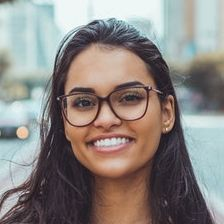
#> input picture content/lecture11/assets/face.jpg, 224 x 224 px
$ jupyter execute --allow-errors code.ipynb   (shell and % lines are left out)
#> lines starting #> are read from the running program, lines starting #| are printed output that depends on the picture
<a href="/assets/lecture09_code.ipynb" class="link-button">Download</a>
<a href="https://colab.research.google.com/github/technion046195/technion046195/blob/master/content/lecture11/code.ipynb" target="_blank">

</a>

<center><h1>
הרצאה 11 - CNN
</h1></center>

## Setup

[cell 1]
## Importing packages
import os # A build in package for interacting with the OS. For example to create a folder.
import numpy as np  # Numerical package (mainly multi-dimensional arrays and linear algebra)
import pandas as pd  # A package for working with data frames
import matplotlib.pyplot as plt  # A plotting package
import imageio  # A package to read and write image (is used here to save gif images)
import tabulate  # A package from pretty printing tables
from graphviz import Digraph  # A package for plothing graphs (of nodes and edges)

## Setup matplotlib to output figures into the notebook
## - To make the figures interactive (zoomable, tooltip, etc.) use ""%matplotlib notebook" instead

## Setting some nice matplotlib defaults
plt.rcParams['figure.figsize'] = (4.5, 4.5)  # Set default plot's sizes
plt.rcParams['figure.dpi'] = 120  # Set default plot's dpi (increase fonts' size)
plt.rcParams['axes.grid'] = True  # Show grid by default in figures

## Auxiliary function for prining equations, pandas tables and images in cells output
from IPython.core.display import display, HTML, Latex, Markdown

## Create output folder
if not os.path.isdir('./output'):
    os.mkdir('./output')

[cell 2]
img = imageio.imread('./assets/face.jpg')
#> img is the input picture: shape (224, 224, 3); mean R, G, B 140, 133.8, 130.1

#> (the rest of this cell did not finish here and is left out)

[cell 3]
from skimage import color
img_gray = color.rgb2gray(img)
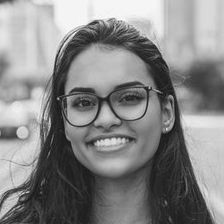
#> img_gray: shape (224, 224) float64; min 0.0627, max 0.994, mean 0.529

#> (the rest of this cell did not finish here and is left out)

[cell 4]
from scipy import signal

[cell 5]
h1 = np.array([[-1, 2, -1], [-1, 2, -1], [-1, 2, -1]])
h2 = np.array([[-1, -1, -1], [2, 2, 2], [-1, -1, -1]])
h3 = np.array([[-0.2, 0.25, 0.25], [-0.2, 0.25, 0.25], [-0.2, -0.2, -0.2]])
h4 = np.array([[1, -2, 1], [-2, 4, -2], [1, -2, 1]])

ch1 = np.maximum(signal.convolve2d(img_gray, h1, mode='valid'), 0)
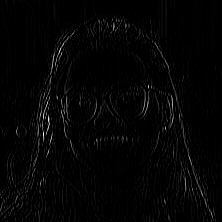
#> ch1: shape (222, 222) float64; min 0, max 2.01, mean 0.0399; drawn with min black and max white
ch2 = np.maximum(signal.convolve2d(img_gray, h2, mode='valid'), 0)
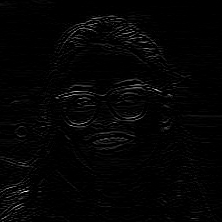
#> ch2: shape (222, 222) float64; min 0, max 1.81, mean 0.0315; drawn with min black and max white
ch3 = np.maximum(signal.convolve2d(img_gray, h3, mode='valid'), 0)
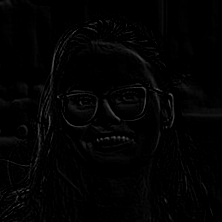
#> ch3: shape (222, 222) float64; min 0, max 0.345, mean 0.0123
ch4 = np.maximum(signal.convolve2d(img_gray, h4, mode='valid'), 0)
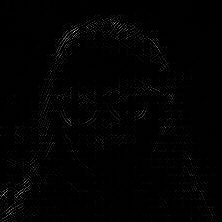
#> ch4: shape (222, 222) float64; min 0, max 1.76, mean 0.0194; drawn with min black and max white

#> (the rest of this cell did not finish here and is left out)

[cell 6]
h = np.array([[0, 1,- 1], [0, 1, -1], [0, 1, -1]])
ch2 = np.maximum(signal.convolve2d(img_gray, h, mode='valid'), 0)
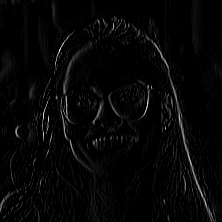
#> ch2: shape (222, 222) float64; min 0, max 1.44, mean 0.0364; drawn with min black and max white

#> (the rest of this cell did not finish here and is left out)
